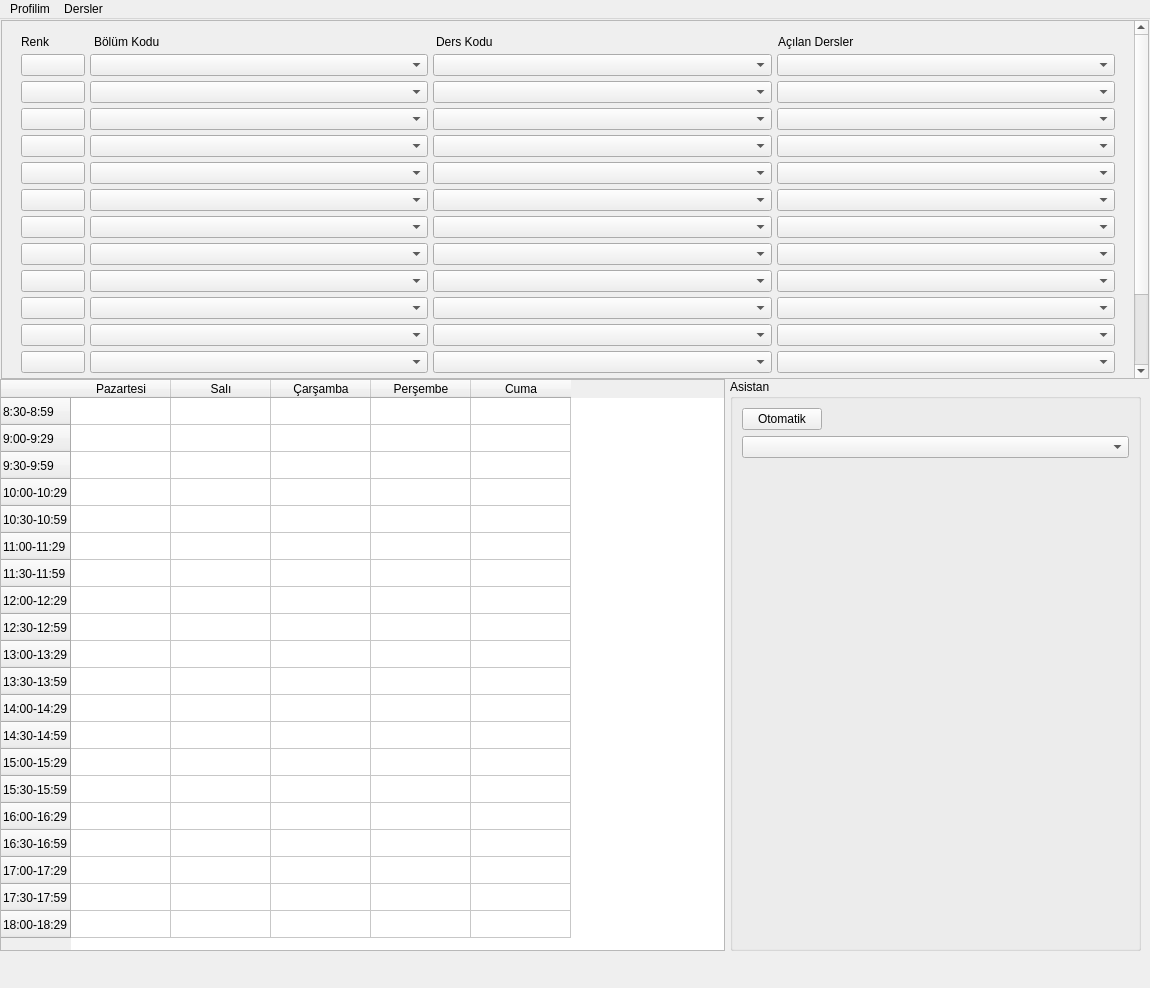
<?xml version="1.0" encoding="UTF-8"?>
<ui version="4.0">
 <class>MainWindow</class>
 <widget class="QMainWindow" name="MainWindow">
  <property name="geometry">
   <rect>
    <x>0</x>
    <y>0</y>
    <width>1150</width>
    <height>988</height>
   </rect>
  </property>
  <property name="sizePolicy">
   <sizepolicy hsizetype="Fixed" vsizetype="Fixed">
    <horstretch>0</horstretch>
    <verstretch>0</verstretch>
   </sizepolicy>
  </property>
  <property name="minimumSize">
   <size>
    <width>1150</width>
    <height>988</height>
   </size>
  </property>
  <property name="maximumSize">
   <size>
    <width>1184</width>
    <height>988</height>
   </size>
  </property>
  <property name="windowTitle">
   <string>İTÜ Asistan</string>
  </property>
  <property name="toolTip">
   <string>&lt;html&gt;&lt;head/&gt;&lt;body&gt;&lt;p&gt;&lt;br/&gt;&lt;/p&gt;&lt;/body&gt;&lt;/html&gt;</string>
  </property>
  <widget class="QWidget" name="centralwidget">
   <widget class="QGroupBox" name="groupBox">
    <property name="geometry">
     <rect>
      <x>730</x>
      <y>360</y>
      <width>411</width>
      <height>572</height>
     </rect>
    </property>
    <property name="minimumSize">
     <size>
      <width>401</width>
      <height>572</height>
     </size>
    </property>
    <property name="maximumSize">
     <size>
      <width>1000</width>
      <height>572</height>
     </size>
    </property>
    <property name="title">
     <string>Asistan</string>
    </property>
    <layout class="QFormLayout" name="formLayout">
     <item row="0" column="0">
      <widget class="QPushButton" name="otomatik">
       <property name="text">
        <string>Otomatik</string>
       </property>
      </widget>
     </item>
     <item row="1" column="0" colspan="2">
      <widget class="QComboBox" name="alternatifler"/>
     </item>
    </layout>
   </widget>
   <widget class="QTableWidget" name="tableWidget">
    <property name="geometry">
     <rect>
      <x>0</x>
      <y>360</y>
      <width>725</width>
      <height>572</height>
     </rect>
    </property>
    <property name="minimumSize">
     <size>
      <width>725</width>
      <height>572</height>
     </size>
    </property>
    <property name="maximumSize">
     <size>
      <width>725</width>
      <height>572</height>
     </size>
    </property>
    <property name="verticalScrollBarPolicy">
     <enum>Qt::ScrollBarAlwaysOff</enum>
    </property>
    <property name="horizontalScrollBarPolicy">
     <enum>Qt::ScrollBarAlwaysOff</enum>
    </property>
    <property name="editTriggers">
     <set>QAbstractItemView::NoEditTriggers</set>
    </property>
    <property name="rowCount">
     <number>20</number>
    </property>
    <property name="columnCount">
     <number>5</number>
    </property>
    <attribute name="verticalHeaderCascadingSectionResizes">
     <bool>false</bool>
    </attribute>
    <attribute name="verticalHeaderDefaultSectionSize">
     <number>27</number>
    </attribute>
    <row>
     <property name="text">
      <string>8:30-8:59</string>
     </property>
    </row>
    <row>
     <property name="text">
      <string>9:00-9:29</string>
     </property>
    </row>
    <row>
     <property name="text">
      <string>9:30-9:59</string>
     </property>
    </row>
    <row>
     <property name="text">
      <string>10:00-10:29</string>
     </property>
    </row>
    <row>
     <property name="text">
      <string>10:30-10:59</string>
     </property>
    </row>
    <row>
     <property name="text">
      <string>11:00-11:29</string>
     </property>
    </row>
    <row>
     <property name="text">
      <string>11:30-11:59</string>
     </property>
    </row>
    <row>
     <property name="text">
      <string>12:00-12:29</string>
     </property>
    </row>
    <row>
     <property name="text">
      <string>12:30-12:59</string>
     </property>
    </row>
    <row>
     <property name="text">
      <string>13:00-13:29</string>
     </property>
    </row>
    <row>
     <property name="text">
      <string>13:30-13:59</string>
     </property>
    </row>
    <row>
     <property name="text">
      <string>14:00-14:29</string>
     </property>
    </row>
    <row>
     <property name="text">
      <string>14:30-14:59</string>
     </property>
    </row>
    <row>
     <property name="text">
      <string>15:00-15:29</string>
     </property>
    </row>
    <row>
     <property name="text">
      <string>15:30-15:59</string>
     </property>
    </row>
    <row>
     <property name="text">
      <string>16:00-16:29</string>
     </property>
    </row>
    <row>
     <property name="text">
      <string>16:30-16:59</string>
     </property>
    </row>
    <row>
     <property name="text">
      <string>17:00-17:29</string>
     </property>
    </row>
    <row>
     <property name="text">
      <string>17:30-17:59</string>
     </property>
    </row>
    <row>
     <property name="text">
      <string>18:00-18:29</string>
     </property>
    </row>
    <column>
     <property name="text">
      <string>Pazartesi</string>
     </property>
    </column>
    <column>
     <property name="text">
      <string>Salı</string>
     </property>
    </column>
    <column>
     <property name="text">
      <string>Çarşamba</string>
     </property>
    </column>
    <column>
     <property name="text">
      <string>Perşembe</string>
     </property>
    </column>
    <column>
     <property name="text">
      <string>Cuma</string>
     </property>
    </column>
   </widget>
   <widget class="QScrollArea" name="scrollArea">
    <property name="geometry">
     <rect>
      <x>1</x>
      <y>1</y>
      <width>1148</width>
      <height>359</height>
     </rect>
    </property>
    <property name="minimumSize">
     <size>
      <width>1148</width>
      <height>359</height>
     </size>
    </property>
    <property name="maximumSize">
     <size>
      <width>1148</width>
      <height>359</height>
     </size>
    </property>
    <property name="widgetResizable">
     <bool>true</bool>
    </property>
    <widget class="QWidget" name="scrollAreaWidgetContents">
     <property name="geometry">
      <rect>
       <x>0</x>
       <y>0</y>
       <width>1125</width>
       <height>580</height>
      </rect>
     </property>
     <layout class="QVBoxLayout" name="verticalLayout_8">
      <item>
       <layout class="QVBoxLayout" name="verticalLayout_2">
        <property name="spacing">
         <number>5</number>
        </property>
        <property name="leftMargin">
         <number>10</number>
        </property>
        <property name="topMargin">
         <number>5</number>
        </property>
        <property name="rightMargin">
         <number>10</number>
        </property>
        <property name="bottomMargin">
         <number>10</number>
        </property>
        <item>
         <layout class="QHBoxLayout" name="labeller">
          <item>
           <widget class="QLabel" name="renkLabel">
            <property name="maximumSize">
             <size>
              <width>68</width>
              <height>16777215</height>
             </size>
            </property>
            <property name="text">
             <string>Renk</string>
            </property>
           </widget>
          </item>
          <item>
           <widget class="QLabel" name="bolumLabel">
            <property name="text">
             <string>Bölüm Kodu</string>
            </property>
           </widget>
          </item>
          <item>
           <widget class="QLabel" name="dersKoduLabel">
            <property name="text">
             <string>Ders Kodu</string>
            </property>
           </widget>
          </item>
          <item>
           <widget class="QLabel" name="acilanlarLabel">
            <property name="text">
             <string>Açılan Dersler</string>
            </property>
           </widget>
          </item>
         </layout>
        </item>
        <item>
         <layout class="QHBoxLayout" name="ders1">
          <item>
           <widget class="QPushButton" name="renk1">
            <property name="maximumSize">
             <size>
              <width>64</width>
              <height>16777215</height>
             </size>
            </property>
            <property name="text">
             <string/>
            </property>
            <property name="autoDefault">
             <bool>false</bool>
            </property>
            <property name="default">
             <bool>false</bool>
            </property>
            <property name="flat">
             <bool>false</bool>
            </property>
           </widget>
          </item>
          <item>
           <widget class="QComboBox" name="bolumkodu1"/>
          </item>
          <item>
           <widget class="QComboBox" name="derskodu1"/>
          </item>
          <item>
           <widget class="QComboBox" name="acilanders1"/>
          </item>
         </layout>
        </item>
        <item>
         <layout class="QHBoxLayout" name="ders2">
          <item>
           <widget class="QPushButton" name="renk2">
            <property name="maximumSize">
             <size>
              <width>64</width>
              <height>16777215</height>
             </size>
            </property>
            <property name="text">
             <string/>
            </property>
            <property name="autoDefault">
             <bool>false</bool>
            </property>
            <property name="default">
             <bool>false</bool>
            </property>
            <property name="flat">
             <bool>false</bool>
            </property>
           </widget>
          </item>
          <item>
           <widget class="QComboBox" name="bolumkodu2"/>
          </item>
          <item>
           <widget class="QComboBox" name="derskodu2"/>
          </item>
          <item>
           <widget class="QComboBox" name="acilanders2"/>
          </item>
         </layout>
        </item>
        <item>
         <layout class="QHBoxLayout" name="ders3">
          <item>
           <widget class="QPushButton" name="renk3">
            <property name="maximumSize">
             <size>
              <width>64</width>
              <height>16777215</height>
             </size>
            </property>
            <property name="text">
             <string/>
            </property>
            <property name="autoDefault">
             <bool>false</bool>
            </property>
            <property name="default">
             <bool>false</bool>
            </property>
            <property name="flat">
             <bool>false</bool>
            </property>
           </widget>
          </item>
          <item>
           <widget class="QComboBox" name="bolumkodu3"/>
          </item>
          <item>
           <widget class="QComboBox" name="derskodu3"/>
          </item>
          <item>
           <widget class="QComboBox" name="acilanders3"/>
          </item>
         </layout>
        </item>
        <item>
         <layout class="QHBoxLayout" name="ders4">
          <item>
           <widget class="QPushButton" name="renk4">
            <property name="maximumSize">
             <size>
              <width>64</width>
              <height>16777215</height>
             </size>
            </property>
            <property name="text">
             <string/>
            </property>
            <property name="autoDefault">
             <bool>false</bool>
            </property>
            <property name="default">
             <bool>false</bool>
            </property>
            <property name="flat">
             <bool>false</bool>
            </property>
           </widget>
          </item>
          <item>
           <widget class="QComboBox" name="bolumkodu4"/>
          </item>
          <item>
           <widget class="QComboBox" name="derskodu4"/>
          </item>
          <item>
           <widget class="QComboBox" name="acilanders4"/>
          </item>
         </layout>
        </item>
        <item>
         <layout class="QHBoxLayout" name="ders5">
          <item>
           <widget class="QPushButton" name="renk5">
            <property name="maximumSize">
             <size>
              <width>64</width>
              <height>16777215</height>
             </size>
            </property>
            <property name="text">
             <string/>
            </property>
            <property name="autoDefault">
             <bool>false</bool>
            </property>
            <property name="default">
             <bool>false</bool>
            </property>
            <property name="flat">
             <bool>false</bool>
            </property>
           </widget>
          </item>
          <item>
           <widget class="QComboBox" name="bolumkodu5"/>
          </item>
          <item>
           <widget class="QComboBox" name="derskodu5"/>
          </item>
          <item>
           <widget class="QComboBox" name="acilanders5"/>
          </item>
         </layout>
        </item>
        <item>
         <layout class="QHBoxLayout" name="ders6">
          <item>
           <widget class="QPushButton" name="renk6">
            <property name="maximumSize">
             <size>
              <width>64</width>
              <height>16777215</height>
             </size>
            </property>
            <property name="text">
             <string/>
            </property>
            <property name="autoDefault">
             <bool>false</bool>
            </property>
            <property name="default">
             <bool>false</bool>
            </property>
            <property name="flat">
             <bool>false</bool>
            </property>
           </widget>
          </item>
          <item>
           <widget class="QComboBox" name="bolumkodu6"/>
          </item>
          <item>
           <widget class="QComboBox" name="derskodu6"/>
          </item>
          <item>
           <widget class="QComboBox" name="acilanders6"/>
          </item>
         </layout>
        </item>
        <item>
         <layout class="QHBoxLayout" name="ders7">
          <item>
           <widget class="QPushButton" name="renk7">
            <property name="maximumSize">
             <size>
              <width>64</width>
              <height>16777215</height>
             </size>
            </property>
            <property name="text">
             <string/>
            </property>
            <property name="autoDefault">
             <bool>false</bool>
            </property>
            <property name="default">
             <bool>false</bool>
            </property>
            <property name="flat">
             <bool>false</bool>
            </property>
           </widget>
          </item>
          <item>
           <widget class="QComboBox" name="bolumkodu7"/>
          </item>
          <item>
           <widget class="QComboBox" name="derskodu7"/>
          </item>
          <item>
           <widget class="QComboBox" name="acilanders7"/>
          </item>
         </layout>
        </item>
        <item>
         <layout class="QHBoxLayout" name="ders8">
          <item>
           <widget class="QPushButton" name="renk8">
            <property name="maximumSize">
             <size>
              <width>64</width>
              <height>16777215</height>
             </size>
            </property>
            <property name="text">
             <string/>
            </property>
            <property name="autoDefault">
             <bool>false</bool>
            </property>
            <property name="default">
             <bool>false</bool>
            </property>
            <property name="flat">
             <bool>false</bool>
            </property>
           </widget>
          </item>
          <item>
           <widget class="QComboBox" name="bolumkodu8"/>
          </item>
          <item>
           <widget class="QComboBox" name="derskodu8"/>
          </item>
          <item>
           <widget class="QComboBox" name="acilanders8"/>
          </item>
         </layout>
        </item>
        <item>
         <layout class="QHBoxLayout" name="ders9">
          <item>
           <widget class="QPushButton" name="renk9">
            <property name="maximumSize">
             <size>
              <width>64</width>
              <height>16777215</height>
             </size>
            </property>
            <property name="text">
             <string/>
            </property>
            <property name="autoDefault">
             <bool>false</bool>
            </property>
            <property name="default">
             <bool>false</bool>
            </property>
            <property name="flat">
             <bool>false</bool>
            </property>
           </widget>
          </item>
          <item>
           <widget class="QComboBox" name="bolumkodu9"/>
          </item>
          <item>
           <widget class="QComboBox" name="derskodu9"/>
          </item>
          <item>
           <widget class="QComboBox" name="acilanders9"/>
          </item>
         </layout>
        </item>
        <item>
         <layout class="QHBoxLayout" name="ders10">
          <item>
           <widget class="QPushButton" name="renk10">
            <property name="maximumSize">
             <size>
              <width>64</width>
              <height>16777215</height>
             </size>
            </property>
            <property name="text">
             <string/>
            </property>
            <property name="autoDefault">
             <bool>false</bool>
            </property>
            <property name="default">
             <bool>false</bool>
            </property>
            <property name="flat">
             <bool>false</bool>
            </property>
           </widget>
          </item>
          <item>
           <widget class="QComboBox" name="bolumkodu10"/>
          </item>
          <item>
           <widget class="QComboBox" name="derskodu10"/>
          </item>
          <item>
           <widget class="QComboBox" name="acilanders10"/>
          </item>
         </layout>
        </item>
        <item>
         <layout class="QHBoxLayout" name="ders11">
          <item>
           <widget class="QPushButton" name="renk11">
            <property name="maximumSize">
             <size>
              <width>64</width>
              <height>16777215</height>
             </size>
            </property>
            <property name="text">
             <string/>
            </property>
            <property name="autoDefault">
             <bool>false</bool>
            </property>
            <property name="default">
             <bool>false</bool>
            </property>
            <property name="flat">
             <bool>false</bool>
            </property>
           </widget>
          </item>
          <item>
           <widget class="QComboBox" name="bolumkodu11"/>
          </item>
          <item>
           <widget class="QComboBox" name="derskodu11"/>
          </item>
          <item>
           <widget class="QComboBox" name="acilanders11"/>
          </item>
         </layout>
        </item>
        <item>
         <layout class="QHBoxLayout" name="ders12">
          <item>
           <widget class="QPushButton" name="renk12">
            <property name="maximumSize">
             <size>
              <width>64</width>
              <height>16777215</height>
             </size>
            </property>
            <property name="text">
             <string/>
            </property>
            <property name="autoDefault">
             <bool>false</bool>
            </property>
            <property name="default">
             <bool>false</bool>
            </property>
            <property name="flat">
             <bool>false</bool>
            </property>
           </widget>
          </item>
          <item>
           <widget class="QComboBox" name="bolumkodu12"/>
          </item>
          <item>
           <widget class="QComboBox" name="derskodu12"/>
          </item>
          <item>
           <widget class="QComboBox" name="acilanders12"/>
          </item>
         </layout>
        </item>
        <item>
         <layout class="QHBoxLayout" name="ders13">
          <item>
           <widget class="QPushButton" name="renk13">
            <property name="maximumSize">
             <size>
              <width>64</width>
              <height>16777215</height>
             </size>
            </property>
            <property name="text">
             <string/>
            </property>
            <property name="autoDefault">
             <bool>false</bool>
            </property>
            <property name="default">
             <bool>false</bool>
            </property>
            <property name="flat">
             <bool>false</bool>
            </property>
           </widget>
          </item>
          <item>
           <widget class="QComboBox" name="bolumkodu13"/>
          </item>
          <item>
           <widget class="QComboBox" name="derskodu13"/>
          </item>
          <item>
           <widget class="QComboBox" name="acilanders13"/>
          </item>
         </layout>
        </item>
        <item>
         <layout class="QHBoxLayout" name="ders14">
          <item>
           <widget class="QPushButton" name="renk14">
            <property name="maximumSize">
             <size>
              <width>64</width>
              <height>16777215</height>
             </size>
            </property>
            <property name="text">
             <string/>
            </property>
            <property name="autoDefault">
             <bool>false</bool>
            </property>
            <property name="default">
             <bool>false</bool>
            </property>
            <property name="flat">
             <bool>false</bool>
            </property>
           </widget>
          </item>
          <item>
           <widget class="QComboBox" name="bolumkodu14"/>
          </item>
          <item>
           <widget class="QComboBox" name="derskodu14"/>
          </item>
          <item>
           <widget class="QComboBox" name="acilanders14"/>
          </item>
         </layout>
        </item>
        <item>
         <layout class="QHBoxLayout" name="ders15">
          <item>
           <widget class="QPushButton" name="renk15">
            <property name="maximumSize">
             <size>
              <width>64</width>
              <height>16777215</height>
             </size>
            </property>
            <property name="text">
             <string/>
            </property>
            <property name="autoDefault">
             <bool>false</bool>
            </property>
            <property name="default">
             <bool>false</bool>
            </property>
            <property name="flat">
             <bool>false</bool>
            </property>
           </widget>
          </item>
          <item>
           <widget class="QComboBox" name="bolumkodu15"/>
          </item>
          <item>
           <widget class="QComboBox" name="derskodu15"/>
          </item>
          <item>
           <widget class="QComboBox" name="acilanders15"/>
          </item>
         </layout>
        </item>
       </layout>
      </item>
     </layout>
    </widget>
   </widget>
  </widget>
  <widget class="QMenuBar" name="menubar">
   <property name="geometry">
    <rect>
     <x>0</x>
     <y>0</y>
     <width>1150</width>
     <height>26</height>
    </rect>
   </property>
   <widget class="QMenu" name="menuProfil">
    <property name="title">
     <string>Profilim</string>
    </property>
    <addaction name="actionBilgilerim"/>
   </widget>
   <widget class="QMenu" name="menuDersler">
    <property name="title">
     <string>Dersler</string>
    </property>
    <addaction name="actionDers_Plan"/>
    <addaction name="actionNot_Hesapla"/>
   </widget>
   <addaction name="menuProfil"/>
   <addaction name="menuDersler"/>
  </widget>
  <widget class="QStatusBar" name="statusbar">
   <property name="sizeGripEnabled">
    <bool>false</bool>
   </property>
  </widget>
  <action name="actionBilgilerim">
   <property name="text">
    <string>Bilgilerim</string>
   </property>
  </action>
  <action name="actionDers_Plan">
   <property name="text">
    <string>Ders Planı</string>
   </property>
  </action>
  <action name="actionNot_Hesapla">
   <property name="text">
    <string>Not Hesapla</string>
   </property>
  </action>
 </widget>
 <resources/>
 <connections/>
</ui>
